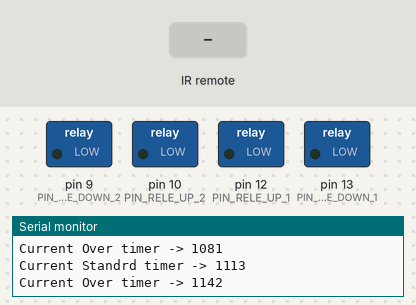
The sketch below on a simulated Arduino Uno, built with avr-gcc and run on an emulated ATmega328P. On the bench: switched loads named in the sketch (green lamp = pin HIGH), the last lines printed to the serial monitor. Inputs (shaded band) come from the test bench.

Above: at 1.2 s.
1.3 s: infrared code 0xECE428 received
At 2.1 s:
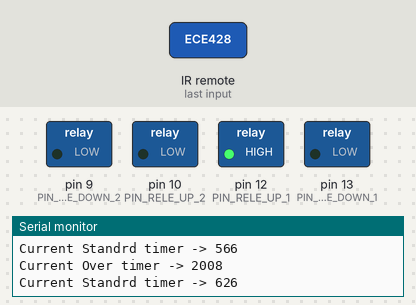
Timing chart, 0 to 8.0 s (numbered marks = the images above; inputs shaded):
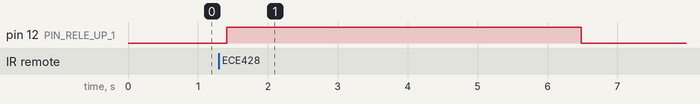

The sketch:

DoubleAutoGarage.ino
```cpp
/*
 Name:		DoubleAutoGarage.ino
 Created:	06/02/2018 17:17:06
 Author:	Mattia Di Luca
*/

#include <Arduino.h>
#include <RCSwitch.h>

#include "SketchConstants.h"
#include "ArduinoUtility.h"
#include "AutomaticGarage.h"

// Global declaration
const bool MAIN_DEBUG = false;

RCSwitch* gRCSwitch = new RCSwitch();
AutomaticGarage* gGarageOnePtr = new AutomaticGarage(PIN_RELE_UP_1, PIN_RELE_DOWN_1,
	PIN_SENSOR_UP_1, PIN_SENSOR_DOWN_2, CODE_UP_1, CODE_DOWN_1, HEIGHT_TIME_1);
AutomaticGarage* gGarageTwoPtr = new AutomaticGarage(PIN_RELE_UP_2, PIN_RELE_DOWN_2,
	PIN_SENSOR_UP_2, PIN_SENSOR_DOWN_2, CODE_UP_2, CODE_DOWN_2, HEIGHT_TIME_2);

int gCode = 0;
unsigned long gDirection = 0;

// the setup function runs once when you press reset or power the board
void setup() {

	ArduinoUtility::getInstance()->println("Setup -> START");

	Serial.begin(9600);
	gRCSwitch->enableReceive(0);

	gGarageOnePtr->init();
	gGarageTwoPtr->init();

	ArduinoUtility::getInstance()->println("Setup -> END");

}

// the loop function runs over and over again until power down or reset
void loop() {

	if (MAIN_DEBUG) ArduinoUtility::getInstance()->println("Main loop -> START");

	// Get Value from Radio
	gCode = 0;

	if (gRCSwitch->available()) {
		gCode = gRCSwitch->getReceivedValue();
		gRCSwitch->resetAvailable();
	}

	// Get sensor's value of first garage TODO
	gDirection = 0;

	// TODO Read from sensor and set value
	gGarageOnePtr->sendValue(gCode, gDirection);

	// Get sensor's value of second garage TODO
	gDirection = 0;

	// TODO Read from sensor and set value
	//gGarageTwoPtr->sendValue(gCode, gDirection);

	if (MAIN_DEBUG) ArduinoUtility::getInstance()->println("Main loop -> END");

}
```

ArduinoUtility.cpp
```cpp
#include "ArduinoUtility.h"

/* PRIVATE SECTION */

ArduinoUtility::ArduinoUtility(const unsigned long pSerialDim)
{
	if (_ENABLE_SERIAL) Serial.begin(pSerialDim);
}

/* PUBLIC SECTION */

ArduinoUtility * ArduinoUtility::getInstance(const unsigned long pSerialDim)
{
	static ArduinoUtility * _myInstance = new ArduinoUtility(pSerialDim);

	return _myInstance;
}

void ArduinoUtility::println(String pLine)
{
	if (_ENABLE_SERIAL) Serial.println(pLine);
}


ArduinoUtility::~ArduinoUtility()
{
}
```

ArduinoUtility.h
```cpp
#pragma once

#ifndef __ARDUINO_UTITLIY_H__
#define __ARDUINO_UTILITY_H__

#define _PORTAL_DIMENSION 9600
#define _ENABLE_SERIAL 1

#include <Arduino.h>

class ArduinoUtility
{
private:
	ArduinoUtility(const unsigned long pSerialDim = _PORTAL_DIMENSION);
	ArduinoUtility(const ArduinoUtility &);
	void operator=(const ArduinoUtility &);

public:
	static ArduinoUtility * getInstance(unsigned long pSerialDim = _PORTAL_DIMENSION);

	void println(String pLine);

	~ArduinoUtility();

};

#endif // !__ARDUINO_UTITLIY_H__
```

AutomaticGarage.cpp
```cpp
#include "StatusGarage.h"
#include "AutomaticGarage.h"

/* PRIVATE SECTION */

void AutomaticGarage::up()
{
	ArduinoUtility::getInstance()->println("call method up()");
	digitalWrite(this->_pinUp, HIGH);  // Open Rele up
}

void AutomaticGarage::down()
{
	ArduinoUtility::getInstance()->println("call method down()");
	digitalWrite(this->_pinDown, HIGH);  // Open Rele down
}

void AutomaticGarage::stop()
{
	ArduinoUtility::getInstance()->println("call method stop()");
	digitalWrite(this->_pinUp, LOW);  // Close Rele up
	digitalWrite(this->_pinDown, LOW);  // Close Rele down
}

void AutomaticGarage::autoOverUp()
{
	this->up();
	delay(_MANUAL_DELAY_);
	this->stop();
}

void AutomaticGarage::autoOverDown()
{
	this->down();
	delay(_MANUAL_DELAY_);
	this->stop();
}

void AutomaticGarage::updateTimer()
{
	this->getStandardTimerPtr()->Update();
	this->getOverTimerPtr()->Update();
}

void AutomaticGarage::testSequence(const int pDelayTime)
{
	ArduinoUtility::getInstance()->println("testSequence(const int pDelayTime) -> START");

	this->_standardTimerPtr->Pause();
	Serial.print("Current timer -> ");
	Serial.println(this->_standardTimerPtr->getCurrentTime());

	this->up();
	delay(pDelayTime);
	this->down();
	delay(pDelayTime);
	this->stop();

	Serial.print("Is single shot -> ");
	Serial.println(this->_standardTimerPtr->isSingleShot());
	Serial.print("Is enable -> ");
	Serial.println(this->_standardTimerPtr->isEnabled());
	Serial.print("Get interval -> ");
	Serial.println(this->_standardTimerPtr->getInterval());
	Serial.print("Current timer -> ");
	Serial.println(this->_standardTimerPtr->getCurrentTime());

	this->_standardTimerPtr->Resume();
	Serial.print("Current timer -> ");
	Serial.println(this->_standardTimerPtr->getCurrentTime());

	ArduinoUtility::getInstance()->println("testSequence(const int pDelayTime) -> END");
}

/* PUBLIC SECTION */

AutomaticGarage::AutomaticGarage(const int pPinUp, const int pPinDown, const int pPinSensorUp, const int pPinSensorDown, const int pCodeUp, const int pCodeDown)
{
	AutomaticGarage(pPinUp, pPinDown, pPinSensorUp, pPinSensorDown, pCodeUp,
		pCodeDown, _DEFAULT_DURATION_);
}

AutomaticGarage::AutomaticGarage(const int pPinUp, const int pPinDown, const int pPinSensorUp,
	const int pPinSensorDown, const int pCodeUp, const int pCodeDown, const unsigned long int
	pDuration):_pinUp(pPinUp), _pinDown(pPinDown), _pinSensorUp(pPinSensorUp),
	_pinSensorDown(pPinSensorDown), _garageUpCode(pCodeUp), _garageDownCode(pCodeDown)
{
	this->_standardTimerPtr = new TimerObject(pDuration);
	this->_overTimerPtr = new TimerObject(_DEFAULT_OVER_DURATION_);
}

AutomaticGarage::~AutomaticGarage()
{
}

void AutomaticGarage::setStatus(const Status_garage status)
{
	this->_status = status;
}

void AutomaticGarage::init()
{
	// Initialize all pins
	this->initRele();
	this->initSensor();

	// Init tracer
	this->initStatus();
	this->initTimer();

}

void AutomaticGarage::initRele()
{
	// Initialize all reles' pins
	pinMode(this->_pinUp, OUTPUT);
	pinMode(this->_pinDown, OUTPUT);
}

void AutomaticGarage::initSensor()
{
	// Initialize all sensors'pins
	pinMode(this->_pinSensorUp, INPUT);
	pinMode(this->_pinSensorDown, INPUT);
}

void AutomaticGarage::initStatus()
{
	this->setStatus(Status_garage::INITIAL);
}

void AutomaticGarage::initTimer()
{
	this->getStandardTimerPtr()->setSingleShot(AutomaticGarage::IS_SINGLE_SHOT);
	this->getStandardTimerPtr()->setOnTimer(this);

	//this->_timerOverTimerPtr->
}

const int AutomaticGarage::getPinUp()
{
	return this->_pinUp;
}

const int AutomaticGarage::getPinDow()
{
	return this->_pinDown;
}

const int AutomaticGarage::getPinSensorUp()
{
	return this->_pinSensorUp;
}

const int AutomaticGarage::getPinSensorDown()
{
	return this->_pinSensorDown;
}

const int AutomaticGarage::getGarageUpCode()
{
	return this->_garageUpCode;
}

const int AutomaticGarage::getGarageDownCode()
{
	return this->_garageDownCode;
}

const Status_garage AutomaticGarage::getStatus()
{
	return this->_status;
}

TimerObject * AutomaticGarage::getStandardTimerPtr()
{
	return this->_standardTimerPtr;
}

TimerObject * AutomaticGarage::getOverTimerPtr()
{
	return this->_overTimerPtr;
}

bool AutomaticGarage::checkStatus(Status_garage pStatus)
{
	bool _return = false;

	if (this->getStatus() == pStatus) { _return = true; }

	return _return;
}

const AutomaticGarage * AutomaticGarage::getAutomaticGarage()
{
	return this;
}

void AutomaticGarage::sendValue(unsigned long pCode, unsigned long pDirectionSensor)
{
	// Update timer
	this->updateTimer();
	Serial.print("Current Standrd timer -> ");
	Serial.println(this->getStandardTimerPtr()->getCurrentTime());
	Serial.print("Current Over timer -> ");
	Serial.println(this->getOverTimerPtr()->getCurrentTime());

	// Check
	if (this->checkStatus(Status_garage::INITIAL))
	{
		if (pDirectionSensor == AutomaticGarage::SENSOR_DIRECTION_NONE)
		{
			if (pCode == this->getGarageUpCode())
			{
				// Start up
				this->up();
				this->getStandardTimerPtr()->Start();
				this->setStatus(Status_garage::UP);
			}
			else if (pCode == this->getGarageDownCode())
			{

			}
			else
			{
				// No code && No signal && initial -> nothing
			}
		}
		else if (pDirectionSensor == AutomaticGarage::SENSOR_DIRECTION_UP)
		{
			// Trace up
			this->getStandardTimerPtr()->Start();
			this->setStatus(Status_garage::MANUAL_UP);
		}
		else if (pDirectionSensor == AutomaticGarage::SENSOR_DIRECTION_DOWN)
		{
		}
	}
	else if (this->checkStatus(Status_garage::UP))
	{
		/* The following status is inconcistency because if the status is up, the */
		/*                       direction sensor can not be none                 */

		if (pDirectionSensor == AutomaticGarage::SENSOR_DIRECTION_NONE)
		{
			if (pCode == this->getGarageUpCode())
			{
				// Inconcistent -> raise exception
			}
			else if (pCode == this->getGarageDownCode())
			{
				// Inconcistent -> raise exception
			}
			else
			{
				// Inconcistent -> raise exception
			}
		}
		else if (pDirectionSensor == AutomaticGarage::SENSOR_DIRECTION_UP)
		{
			if ((pCode == this->getGarageUpCode()) || (pCode == this->getGarageDownCode()))
			{
				// Set in pause
				this->stop();
				this->getStandardTimerPtr()->Pause();
				this->setStatus(Status_garage::PAUSE);
			}
			else
			{
				// Do nothing
			}
		}
		else if (pDirectionSensor == AutomaticGarage::SENSOR_DIRECTION_DOWN)
		{
			if (pCode == this->getGarageUpCode())
			{

			}
			else if (pCode == this->getGarageDownCode())
			{

			}
			else
			{

			}

		}
	}
	else if (this->checkStatus(Status_garage::MANUAL_UP))
	{
		if (pDirectionSensor == AutomaticGarage::SENSOR_DIRECTION_NONE)
		{
			if (pCode == this->getGarageUpCode())
			{

			}
			else if (pCode == this->getGarageDownCode())
			{

			}
			else
			{

			}
		}
		else if (pDirectionSensor == AutomaticGarage::SENSOR_DIRECTION_UP)
		{
			if (pCode == this->getGarageUpCode())
			{

			}
			else if (pCode == this->getGarageDownCode())
			{

			}
			else
			{

			}
		}
		else if (pDirectionSensor == AutomaticGarage::SENSOR_DIRECTION_DOWN)
		{
			if (pCode == this->getGarageUpCode())
			{

			}
			else if (pCode == this->getGarageDownCode())
			{

			}
			else
			{

			}

		}
	}
	// ELSE IF --> TODO Implement the next state
}

void AutomaticGarage::sendValue(unsigned long pCode)
{
	this->sendValue(pCode, this->SENSOR_DIRECTION_NONE);
}

/* CALLBACK SECTION */

void AutomaticGarage::onTimeExpiriedCallback()
{
	ArduinoUtility::getInstance()->println("onTimeExpiriedCallback -> START");

	// Implement it correctly
	this->getStandardTimerPtr()->Stop();

	if (this->checkStatus(Status_garage::UP) || this->checkStatus(Status_garage::MANUAL_UP))
	{
		this->_status = Status_garage::FINISH;
	}
	else if (this->checkStatus(Status_garage::DOWN) || this->checkStatus(Status_garage::MANUAL_DOWN))
	{
		delay(_MANUAL_DELAY_);
		this->_status = Status_garage::INITIAL;
	}

	this->stop();

	ArduinoUtility::getInstance()->println("onTimeExpiriedCallback -> END");
}
```

AutomaticGarage.h
```cpp
#ifndef __AUTOMATICGARAGE_H__
#define __AUTOMATICGARAGE_H__

#include <Arduino.h>

#include "ArduinoUtility.h"
#include "TimerObject.h"
#include "StatusGarage.h"

#define _MANUAL_DELAY_ 1000
#define _DEFAULT_DURATION_ 5000
#define _DEFAULT_OVER_DURATION_ 10000
#define _MAX_OVER_TIME_ 3100

class AutomaticGarage
{
private:
	// Sensor
	const static int SENSOR_DIRECTION_UP = 1;
	const static int SENSOR_DIRECTION_DOWN = -1;
	const static int SENSOR_DIRECTION_NONE = 0;

	// Tipe of run of TimerObject
	const static bool IS_SINGLE_SHOT = true;

	// Pins
	const int _pinUp;
	const int _pinDown;
	const int _pinSensorUp;
	const int _pinSensorDown;

	// Command codes
	const int _garageUpCode;
	const int _garageDownCode;

	// Tracer
	Status_garage _status;
	TimerObject* _standardTimerPtr;
	TimerObject* _overTimerPtr;

	void up();
	void down();
	void stop();

	void autoOverUp();
	void autoOverDown();

	void updateTimer();

public:
	AutomaticGarage(const int pPinUp, const int pPinDown, const int pPinSensorUp,
		const int pPinSensorDown, const int pCodeUp, const int pCodeDown);
	AutomaticGarage(const int pPinUp, const int pPinDown, const int pPinSensorUp,
		const int pPinSensorDown, const int pCodeUp, const int pCodeDown, const
		unsigned long int pDuration);
	~AutomaticGarage();

	void setStatus(const Status_garage);

	/* GETTER */
	const int getPinUp();
	const int getPinDow();
	const int getPinSensorUp();
	const int getPinSensorDown();
	const int getGarageUpCode();
	const int getGarageDownCode();
	const Status_garage getStatus();
	TimerObject* getStandardTimerPtr();
	TimerObject* getOverTimerPtr();

	bool checkStatus(Status_garage pStatus);

	const AutomaticGarage * getAutomaticGarage();

	/* INITIALIZER */
	void init();
	void initRele();
	void initSensor();
	void initStatus();
	void initTimer();

	void testSequence(const int pDelayTime);

	/* SENDER */
	void sendValue(unsigned long pCode);
	void sendValue(unsigned long pCode, unsigned long pDirectionSensor);

	/* CALLBACKER*/
	void onTimeExpiriedCallback();

};

#endif // !__AUTOMATICGARAGE_H__
```

SketchConstants.h
```cpp
#ifndef __SKETCH_CONSTANTS__
#define __SKETCH_CONSTANTS__

/*
	This header's file contain the constant of sketch.
	Please, don't touch ther because they are directly related to hardware
*/

#define PIN_RELE_UP_1 12
#define PIN_RELE_DOWN_1 13
#define PIN_RELE_UP_2 10
#define PIN_RELE_DOWN_2 9
#define PIN_SENSOR_UP_1 8
#define PIN_SENSOR_DOWN_2 7
#define PIN_SENSOR_UP_2 6
#define PIN_SENSOR_DOWN_2 5

#define PIN_433_RX 2 // This must to be setted on 2nd pin beceause the data
                     // receive is based on interrupt on this pin

// RadioCommands' code
const int CODE_UP_1 = 15524904; // TODO You must change this!!! DEFAULT !!!
const int CODE_DOWN_1 = 123456789; // TODO You must change this!!! FAKE !!!
const int CODE_UP_2 = 123456789; // TODO You must change this!!! FAKE !!!
const int CODE_DOWN_2 = 123456789; // TODO You must change this!!! FAKE !!!

// Max Height
const unsigned long int HEIGHT_TIME_1 = 5 * 1000; // TODO Thinging it!
const unsigned long int HEIGHT_TIME_2 = 5 * 1000; // TODO Thinging it!

#endif // !__SKETCH_CONSTANTS__
```

StatusGarage.h
```cpp
#ifndef __STATUS_GARAGE_H__
#define __STATUS_GARAGE_H__

// Enumeration for Garage Status
enum Status_garage
{
	INITIAL = 0,
	UP = 1,
	DOWN = -1,
	MANUAL_UP = 2,
	MANUAL_DOWN = -2,
	PAUSE = 3,
	FINISH = 4,
	MANUAL_OVER_UP = 5,
	MANUAL_OVER_DOWN = -5,
	OVER_UP = 6,
	OVER_DOWN = -6
};

#endif
```

TimerObject.cpp
```cpp
#include "AutomaticGarage.h"

TimerObject::TimerObject(unsigned long int ms) {
	Create(ms, NULL, false);
}

TimerObject::TimerObject(unsigned long int ms, AutomaticGarage * callback) {
	Create(ms, callback, false);
}

TimerObject::TimerObject(unsigned long int ms, AutomaticGarage * callback, bool isSingle) {
	Create(ms, callback, isSingle);
}

/* PRIVATE METHODS */

void TimerObject::Create(unsigned long int ms, AutomaticGarage * callback, bool isSingle) {
	setInterval(ms);
	setEnabled(false);
	setSingleShot(isSingle);
	setOnTimer(callback);
	LastTime = 0;
}

bool TimerObject::Tick() {
	if (!blEnabled)
		return false;
	if (LastTime > millis() * 2)//millis restarted
		LastTime = 0;
	if ((unsigned long int)(millis() - LastTime) >= msInterval) {
		LastTime = millis();
		if (isSingleShot())
			setEnabled(false);
		return true;
	}
	return false;
}

/* PUBLIC METHODS */

void TimerObject::setInterval(unsigned long int ms) {
	msInterval = (ms > 0) ? ms : 0;
}

void TimerObject::setEnabled(bool Enabled) {
	blEnabled = Enabled;
}

void TimerObject::setSingleShot(bool isSingle) {
	blSingleShot = isSingle;
}

void TimerObject::setOnTimer(AutomaticGarage * callback) {
	onRun = callback;
}

void TimerObject::Start() {
	LastTime = millis();
	setEnabled(true);
}

void TimerObject::Resume() {
	LastTime = millis() - DiffTime;
	setEnabled(true);
}

void TimerObject::Stop() {
	setEnabled(false);

}

void TimerObject::Pause() {
	DiffTime = millis() - LastTime;
	setEnabled(false);

}

void TimerObject::Update() {
	if (Tick())
		onRun->onTimeExpiriedCallback();
}

unsigned long int TimerObject::getInterval() {
	return msInterval;
}

unsigned long int TimerObject::getCurrentTime() {
	return (unsigned long int)(millis() - LastTime);
}
AutomaticGarage * TimerObject::getOnTimerCallback() {
	return onRun;
}

bool TimerObject::isEnabled() {
	return blEnabled;
}

bool TimerObject::isSingleShot() {
	return blSingleShot;
}
```

TimerObject.h
```cpp
#include "stdlib.h"
#include "Arduino.h"

#ifndef TIMER_OBJECT_H
#define TIMER_OBJECT_H

#include "AutomaticGarage.h"
#include "StatusGarage.h"

class AutomaticGarage;

class TimerObject {
private:

	void Create(unsigned long int ms, AutomaticGarage * callback, bool isSingle);
	unsigned long int msInterval;
	bool blEnabled;
	bool blSingleShot;
	AutomaticGarage * onRun;
	bool Tick();
	unsigned long LastTime;
	unsigned long DiffTime;//used when I pause the Timer and need to resume

public:
	TimerObject(unsigned long int ms);
	TimerObject(unsigned long int ms, AutomaticGarage * callback);
	TimerObject(unsigned long int ms, AutomaticGarage * callback, bool isSingle);
	~TimerObject();

	void setInterval(unsigned long int ms);
	void setEnabled(bool Enabled);
	void setSingleShot(bool isSingle);
	void setOnTimer(AutomaticGarage * callback);
	void Start();
	void Resume();
	void Pause();
	void Stop();
	void Update();

	unsigned long int getInterval();
	unsigned long int getCurrentTime();
	AutomaticGarage * getOnTimerCallback();

	bool isEnabled();
	bool isSingleShot();

};


#endif // TIMER_OBJECT_H
```

Measured:
- after the input at 1.3 s, pin 12 (PIN_RELE_UP_1): LOW → HIGH after 0.11 s, → LOW 5.1 s later
